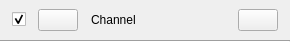
<?xml version="1.0" encoding="UTF-8"?>
<ui version="4.0">
 <class>Channel</class>
 <widget class="QWidget" name="Channel">
  <property name="geometry">
   <rect>
    <x>0</x>
    <y>0</y>
    <width>290</width>
    <height>42</height>
   </rect>
  </property>
  <property name="sizePolicy">
   <sizepolicy hsizetype="Maximum" vsizetype="Maximum">
    <horstretch>0</horstretch>
    <verstretch>0</verstretch>
   </sizepolicy>
  </property>
  <property name="minimumSize">
   <size>
    <width>45</width>
    <height>42</height>
   </size>
  </property>
  <property name="maximumSize">
   <size>
    <width>16777215</width>
    <height>42</height>
   </size>
  </property>
  <property name="windowTitle">
   <string>Form</string>
  </property>
  <property name="styleSheet">
   <string notr="true"/>
  </property>
  <layout class="QVBoxLayout" name="verticalLayout">
   <property name="spacing">
    <number>0</number>
   </property>
   <property name="leftMargin">
    <number>0</number>
   </property>
   <property name="topMargin">
    <number>0</number>
   </property>
   <property name="rightMargin">
    <number>0</number>
   </property>
   <property name="bottomMargin">
    <number>0</number>
   </property>
   <item>
    <widget class="QWidget" name="widget" native="true">
     <property name="sizePolicy">
      <sizepolicy hsizetype="Preferred" vsizetype="Preferred">
       <horstretch>0</horstretch>
       <verstretch>0</verstretch>
      </sizepolicy>
     </property>
     <property name="minimumSize">
      <size>
       <width>0</width>
       <height>40</height>
      </size>
     </property>
     <property name="maximumSize">
      <size>
       <width>16777215</width>
       <height>40</height>
      </size>
     </property>
     <property name="styleSheet">
      <string notr="true"/>
     </property>
     <layout class="QVBoxLayout" name="verticalLayout_2">
      <property name="spacing">
       <number>0</number>
      </property>
      <property name="leftMargin">
       <number>0</number>
      </property>
      <property name="topMargin">
       <number>0</number>
      </property>
      <property name="rightMargin">
       <number>0</number>
      </property>
      <property name="bottomMargin">
       <number>0</number>
      </property>
      <item>
       <layout class="QHBoxLayout" name="horizontalLayout">
        <property name="spacing">
         <number>12</number>
        </property>
        <property name="leftMargin">
         <number>12</number>
        </property>
        <property name="topMargin">
         <number>0</number>
        </property>
        <property name="rightMargin">
         <number>12</number>
        </property>
        <property name="bottomMargin">
         <number>0</number>
        </property>
        <item>
         <widget class="QCheckBox" name="box">
          <property name="enabled">
           <bool>true</bool>
          </property>
          <property name="checked">
           <bool>true</bool>
          </property>
         </widget>
        </item>
        <item>
         <widget class="QPushButton" name="toggleChannels">
          <property name="minimumSize">
           <size>
            <width>12</width>
            <height>0</height>
           </size>
          </property>
          <property name="text">
           <string/>
          </property>
          <property name="checkable">
           <bool>true</bool>
          </property>
          <property name="checked">
           <bool>false</bool>
          </property>
         </widget>
        </item>
        <item>
         <widget class="QPushButton" name="name">
          <property name="sizePolicy">
           <sizepolicy hsizetype="Preferred" vsizetype="Fixed">
            <horstretch>0</horstretch>
            <verstretch>0</verstretch>
           </sizepolicy>
          </property>
          <property name="minimumSize">
           <size>
            <width>0</width>
            <height>0</height>
           </size>
          </property>
          <property name="maximumSize">
           <size>
            <width>16777215</width>
            <height>16777215</height>
           </size>
          </property>
          <property name="styleSheet">
           <string notr="true">text-align: left</string>
          </property>
          <property name="text">
           <string>Channel</string>
          </property>
          <property name="checkable">
           <bool>true</bool>
          </property>
          <property name="flat">
           <bool>true</bool>
          </property>
         </widget>
        </item>
        <item>
         <spacer name="horizontalSpacer">
          <property name="orientation">
           <enum>Qt::Horizontal</enum>
          </property>
          <property name="sizeHint" stdset="0">
           <size>
            <width>1</width>
            <height>20</height>
           </size>
          </property>
         </spacer>
        </item>
        <item>
         <widget class="scopy::CustomPushButton" name="btn">
          <property name="maximumSize">
           <size>
            <width>40</width>
            <height>20</height>
           </size>
          </property>
          <property name="text">
           <string/>
          </property>
          <property name="checkable">
           <bool>true</bool>
          </property>
          <property name="flat">
           <bool>true</bool>
          </property>
         </widget>
        </item>
        <item>
         <widget class="QPushButton" name="delBtn">
          <property name="text">
           <string/>
          </property>
         </widget>
        </item>
       </layout>
      </item>
     </layout>
    </widget>
   </item>
   <item>
    <widget class="Line" name="line">
     <property name="minimumSize">
      <size>
       <width>0</width>
       <height>2</height>
      </size>
     </property>
     <property name="maximumSize">
      <size>
       <width>16777215</width>
       <height>2</height>
      </size>
     </property>
     <property name="styleSheet">
      <string notr="true"/>
     </property>
     <property name="orientation">
      <enum>Qt::Horizontal</enum>
     </property>
     <property name="subsection_line" stdset="0">
      <bool>true</bool>
     </property>
    </widget>
   </item>
  </layout>
 </widget>
 <customwidgets>
  <customwidget>
   <class>scopy::CustomPushButton</class>
   <extends>QPushButton</extends>
   <header>customPushButton.h</header>
  </customwidget>
 </customwidgets>
 <resources/>
 <connections>
  <connection>
   <sender>box</sender>
   <signal>toggled(bool)</signal>
   <receiver>btn</receiver>
   <slot>setEnabled(bool)</slot>
   <hints>
    <hint type="sourcelabel">
     <x>51</x>
     <y>21</y>
    </hint>
    <hint type="destinationlabel">
     <x>125</x>
     <y>21</y>
    </hint>
   </hints>
  </connection>
 </connections>
</ui>
